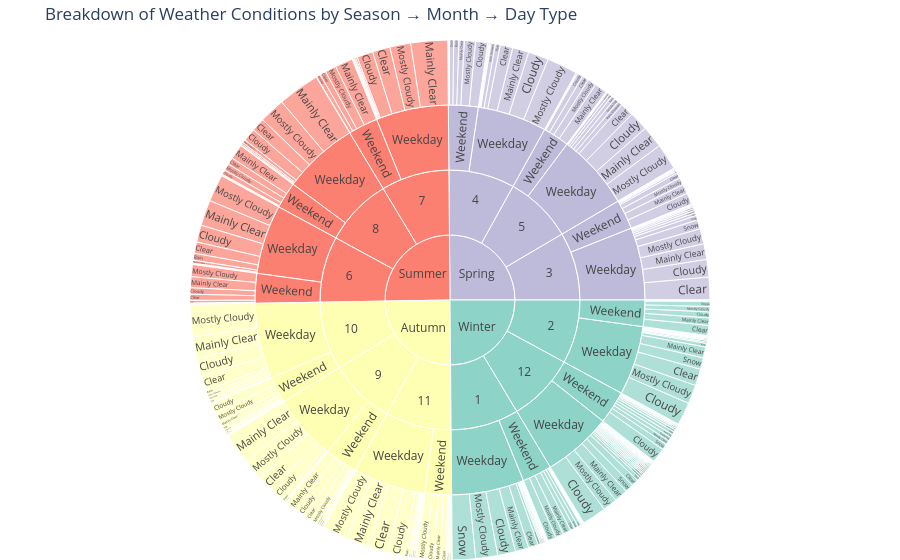

Source (notebook cell):
### Code cell
import plotly.express as px

# Ensure weather_breakdown is defined (cell 63 must be executed before this cell)
# Prepare data for sunburst: weather_breakdown already has the needed hierarchy
fig = px.sunburst(
    weather_breakdown,
    path=['Season', 'Month', 'Day Type', 'Weather condition'],
    values='Count',
    color='Season',
    color_discrete_sequence=px.colors.qualitative.Set3,
    title="Breakdown of Weather Conditions by Season → Month → Day Type"
)
fig.update_layout(margin=dict(t=40, l=0, r=0, b=0))
fig.show()

### Figure 1 — Plotly figure (JSON) as saved in the notebook; plotly's stock layout.template omitted (floating-point values rounded to 4 significant figures; data arrays with more than 128 entries replaced by an {"elided": "..."} marker saying what was removed)
{"data": [{"branchvalues": "total", "customdata": {"elided": "343x1 str values"}, "domain": {"x": [0, 1], "y": [0, 1]}, "hovertemplate": "labels=%{label}<br>Count=%{value}<br>parent=%{parent}<br>id=%{id}<br>Season=%{customdata[0]}<extra></extra>", "ids": {"elided": "343 str values"}, "labels": {"elided": "343 str values"}, "marker": {"colors": {"elided": "343 str values"}}, "name": "", "parents": {"elided": "343 str values"}, "type": "sunburst", "values": {"elided": "343 int values"}}], "layout": {"legend": {"tracegroupgap": 0}, "margin": {"b": 0, "l": 0, "r": 0, "t": 40}, "sunburstcolorway": ["rgb(141,211,199)", "rgb(255,255,179)", "rgb(190,186,218)", "rgb(251,128,114)", "rgb(128,177,211)", "rgb(253,180,98)", "rgb(179,222,105)", "rgb(252,205,229)", "rgb(217,217,217)", "rgb(188,128,189)", "rgb(204,235,197)", "rgb(255,237,111)"], "title": {"text": "Breakdown of Weather Conditions by Season → Month → Day Type"}}}
